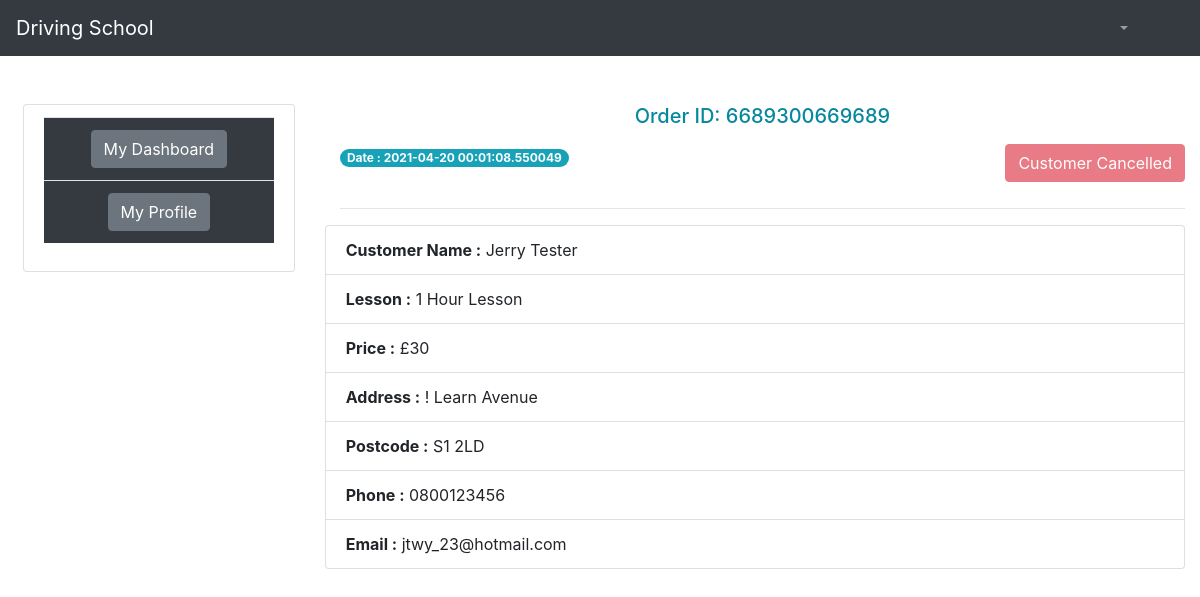
The page /instructor/order_details/10 on the database its author committed.
### order/models.py (models this page shows, shortened)
class Order(models.Model):
    user = models.ForeignKey(User, on_delete=models.CASCADE)
    Lesson = models.ForeignKey(
        products,
        on_delete=models.CASCADE,
        blank=True,
        null=True
    )
    Instructor = models.ForeignKey(
        instructor_information,
        on_delete=models.CASCADE,
        blank=True, null=True
    )
    order_id = models.CharField(max_length=1000)
    Lesson_price = models.CharField(max_length=1000)
    first_name = models.CharField(max_length=1000)
    last_name = models.CharField(max_length=1000)
    email = models.CharField(max_length=1000)
    phone = models.CharField(max_length=100)
    address = models.CharField(max_length=1000)
    zip = models.CharField(max_length=1000)
    ordered = models.BooleanField(default=False)
    instructor_cancel_order = models.BooleanField(default=False)
    customer_cancel_order = models.BooleanField(default=False)
    order_date = models.CharField(max_length=1000)

### home/models.py (models this page shows)
class products(models.Model):
    class Meta:
        verbose_name_plural = 'Products'
    product_name = models.CharField(max_length=2000)
    category = models.ForeignKey(Categories, on_delete=models.CASCADE)
    Intructor = models.ForeignKey(
        instructor_information,
        on_delete=models.CASCADE,
        null=True, blank=True
    )
    product_price = models.CharField(max_length=2000)
    image = models.ImageField(upload_to='uploads/product_image')
    image2 = models.ImageField(
        upload_to='uploads/product_image', null=True, blank=True, default='')
    image3 = models.ImageField(
        upload_to='uploads/product_image', null=True, blank=True, default='')
    image4 = models.ImageField(
        upload_to='uploads/product_image', null=True, blank=True, default='')
    image5 = models.ImageField(
        upload_to='uploads/product_image', null=True, blank=True, default='')
    description = models.TextField()
    def __str__(self):
        return self.product_name

### instructor/views.py (the view)
# urls.py: path('order_details/<int:pk>', views.order_details, name='order_details'),  # Instructor order detail
def order_details(request, pk):
    get_order = Order.objects.get(id=pk)
    context = {'get_order': get_order}
    return render(request, 'order_details.html', context)

### templates/order_details.html (shortened to what this page needs)
{% extends 'base_instructor.html' %}
{% block body %}
<div class="container">
	<h5><p class="text-center" style="color:#07889E;">Order ID:
	{{get_order.order_id}}</p></h5>
	<span class="badge badge-info badge-pill"> <h7>Date : {{get_order.order_date}}</h7></span>
	{% if get_order.instructor_cancel_order %}
	<button type="button" class="btn btn-danger float-right" disabled>
		You Cancelled
    </button>
	{% elif get_order.customer_cancel_order %}
	<button type="button" class="btn btn-danger float-right" data-toggle="modal" data-target="#exampleModal" disabled>
		Customer Cancelled
	</button>
{% endif %}
	<br>
	<br>
	<hr>
</div>
<ul class="list-group container">
	<li class="list-group-item"><b>Customer Name :</b> {{get_order.user.first_name}} {{get_order.user.last_name}}</li>
	<li class="list-group-item"><b>Lesson :</b> {{get_order.Lesson}}</li>
	<li class="list-group-item"><b>Price :</b> £{{get_order.Lesson_price}}</li>
	<li class="list-group-item"><b>Address :</b> {{get_order.address}}</li>
	<li class="list-group-item"><b>Postcode :</b> {{get_order.zip}}</li>
	<li class="list-group-item"><b>Phone :</b> {{get_order.phone}}</li>
	<li class="list-group-item"><b>Email :</b> {{get_order.email}}</li>
</ul>
<br>
<br>
{% endblock %}

### rows shown on the page
Order: order_id "6689300669689", order_date "2021-04-20 00:01:08.550049", user.first_name "Jerry", user.last_name "Tester", Lesson "1 Hour Lesson", Lesson_price "30", address "! Learn Avenue", zip "S1 2LD", phone "0800123456", email "jtwy_23@hotmail.com"
